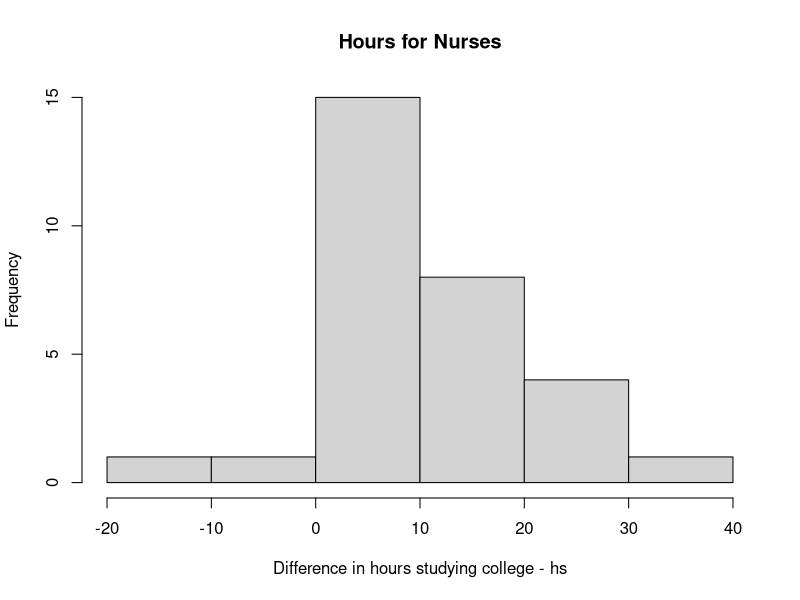
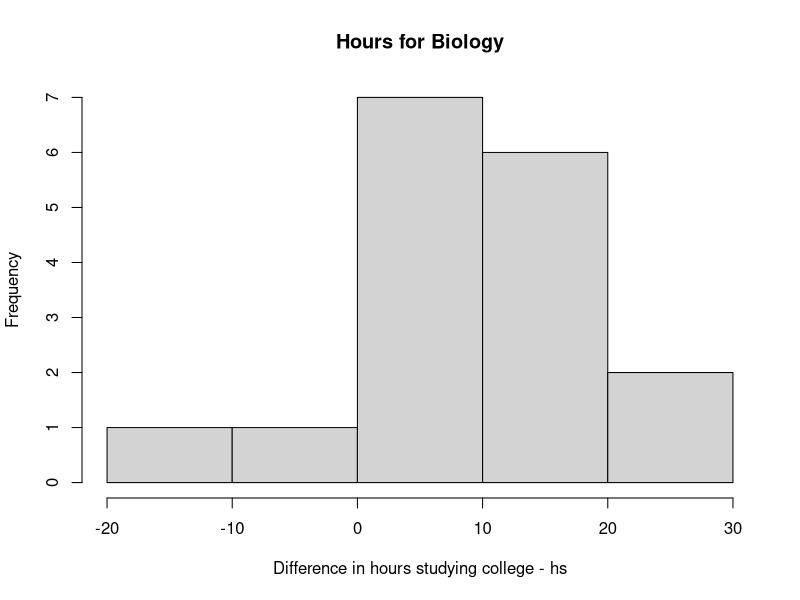

Write R code to recreate these figures, in order.
post <- read.csv("PostSurvey.csv")

post$hw_diff <- post$hw_hours_college - post$hw_hours_HS

isNurse <- post$hw_diff[post$major == "Nursing"]
isBio <- post$hw_diff[post$major == "Biology"]

hist(isNurse, xlab = "Difference in hours studying college - hs", main = "Hours for Nurses")
hist(isBio, xlab = "Difference in hours studying college - hs", main = "Hours for Biology")

t.test(isNurse, isBio)
